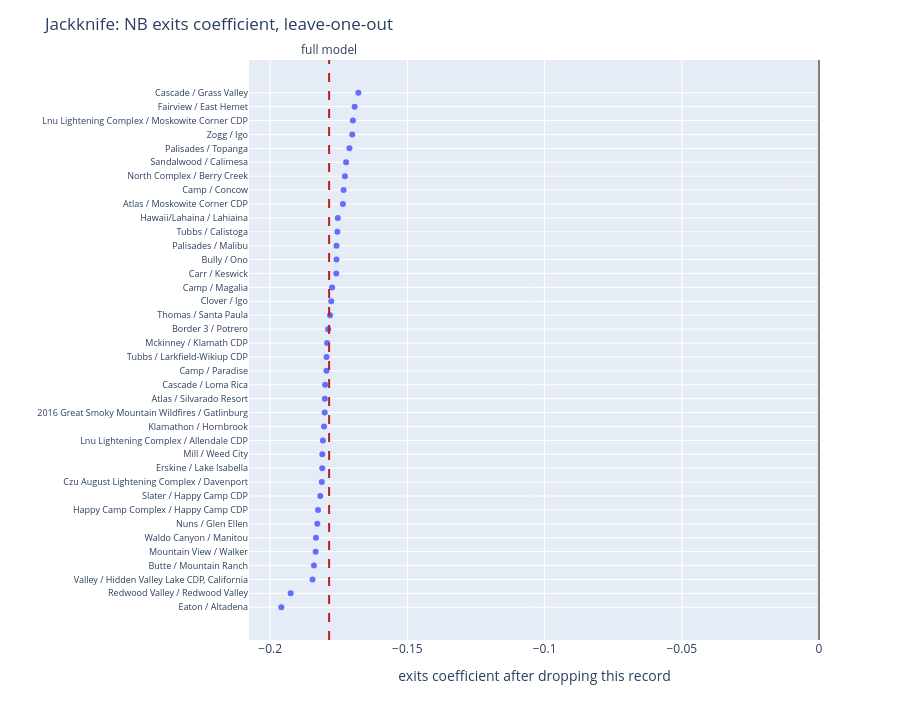

The notebook cell this image was saved under:
### Markdown cell above
## 4. Leave-one-out jackknife

Refit the corrected-denominator NB model 38 times, dropping one record each time. If any single
community were driving the result, its deletion would move the coefficient toward zero.

### Code cell
jk = []
for i in df.index:
    sub = df.drop(i)
    mi = smf.negativebinomial("Identified_fatalities ~ exits", data=sub,
                              offset=np.log(sub.population_corrected)).fit(disp=0)
    jk.append({"dropped": df.loc[i, "label"], "coef": mi.params["exits"]})
jk = pd.DataFrame(jk).sort_values("coef").reset_index(drop=True)
full_coef = fits["corrected"].params["exits"]
print(f"full-model coef = {full_coef:.4f}; LOO range [{jk.coef.min():.4f}, {jk.coef.max():.4f}]; "
      f"all negative: {(jk.coef < 0).all()}")

fig = px.scatter(jk, x="coef", y="dropped", height=720,
                 labels={"coef": "exits coefficient after dropping this record", "dropped": ""})
fig.add_vline(x=full_coef, line_dash="dash", line_color="firebrick",
              annotation_text="full model", annotation_position="top")
fig.add_vline(x=0, line_color="gray")
fig.update_layout(title="Jackknife: NB exits coefficient, leave-one-out",
                  yaxis=dict(tickfont=dict(size=9)))
fig.show()

### Figure 1 — Plotly figure (JSON) as saved in the notebook; plotly's stock layout.template omitted (floating-point values rounded to 4 significant figures)
{"data": [{"hovertemplate": "exits coefficient after dropping this record=%{x}<br>=%{y}<extra></extra>", "legendgroup": "", "marker": {"color": "#636efa", "symbol": "circle"}, "mode": "markers", "name": "", "orientation": "h", "showlegend": false, "type": "scatter", "x": [-0.196, -0.1925, -0.1846, -0.1841, -0.1834, -0.1833, -0.1828, -0.1826, -0.1818, -0.1812, -0.181, -0.181, -0.1808, -0.1804, -0.1801, -0.1801, -0.18, -0.1795, -0.1795, -0.1793, -0.1789, -0.1782, -0.1778, -0.1774, -0.1759, -0.1759, -0.1758, -0.1755, -0.1754, -0.1735, -0.1732, -0.1728, -0.1723, -0.1711, -0.1701, -0.1698, -0.1692, -0.1679], "xaxis": "x", "y": ["Eaton / Altadena", "Redwood Valley / Redwood Valley", "Valley / Hidden Valley Lake CDP, California", "Butte / Mountain Ranch", "Mountain View / Walker", "Waldo Canyon / Manitou", "Nuns / Glen Ellen", "Happy Camp Complex / Happy Camp CDP", "Slater / Happy Camp CDP", "Czu August Lightening Complex / Davenport", "Erskine / Lake Isabella", "Mill / Weed City", "Lnu Lightening Complex / Allendale CDP", "Klamathon / Hornbrook", "2016 Great Smoky Mountain Wildfires / Gatlinburg", "Atlas / Silvarado Resort", "Cascade / Loma Rica", "Camp / Paradise", "Tubbs / Larkfield-Wikiup CDP", "Mckinney / Klamath CDP", "Border 3 / Potrero", "Thomas / Santa Paula", "Clover / Igo", "Camp / Magalia", "Carr / Keswick", "Bully / Ono", "Palisades / Malibu", "Tubbs / Calistoga", "Hawaii/Lahaina / Lahiaina", "Atlas / Moskowite Corner CDP", "Camp / Concow", "North Complex / Berry Creek", "Sandalwood / Calimesa", "Palisades / Topanga", "Zogg / Igo", "Lnu Lightening Complex / Moskowite Corner CDP", "Fairview / East Hemet", "Cascade / Grass Valley"], "yaxis": "y"}], "layout": {"annotations": [{"showarrow": false, "text": "full model", "x": -0.1785, "xanchor": "center", "xref": "x", "y": 1, "yanchor": "bottom", "yref": "y domain"}], "height": 720, "legend": {"tracegroupgap": 0}, "margin": {"t": 60}, "shapes": [{"line": {"color": "firebrick", "dash": "dash"}, "type": "line", "x0": -0.1785, "x1": -0.1785, "xref": "x", "y0": 0, "y1": 1, "yref": "y domain"}, {"line": {"color": "gray"}, "type": "line", "x0": 0, "x1": 0, "xref": "x", "y0": 0, "y1": 1, "yref": "y domain"}], "title": {"text": "Jackknife: NB exits coefficient, leave-one-out"}, "xaxis": {"anchor": "y", "domain": [0.0, 1.0], "title": {"text": "exits coefficient after dropping this record"}}, "yaxis": {"anchor": "x", "domain": [0.0, 1.0], "tickfont": {"size": 9}, "title": {"text": ""}}}}
